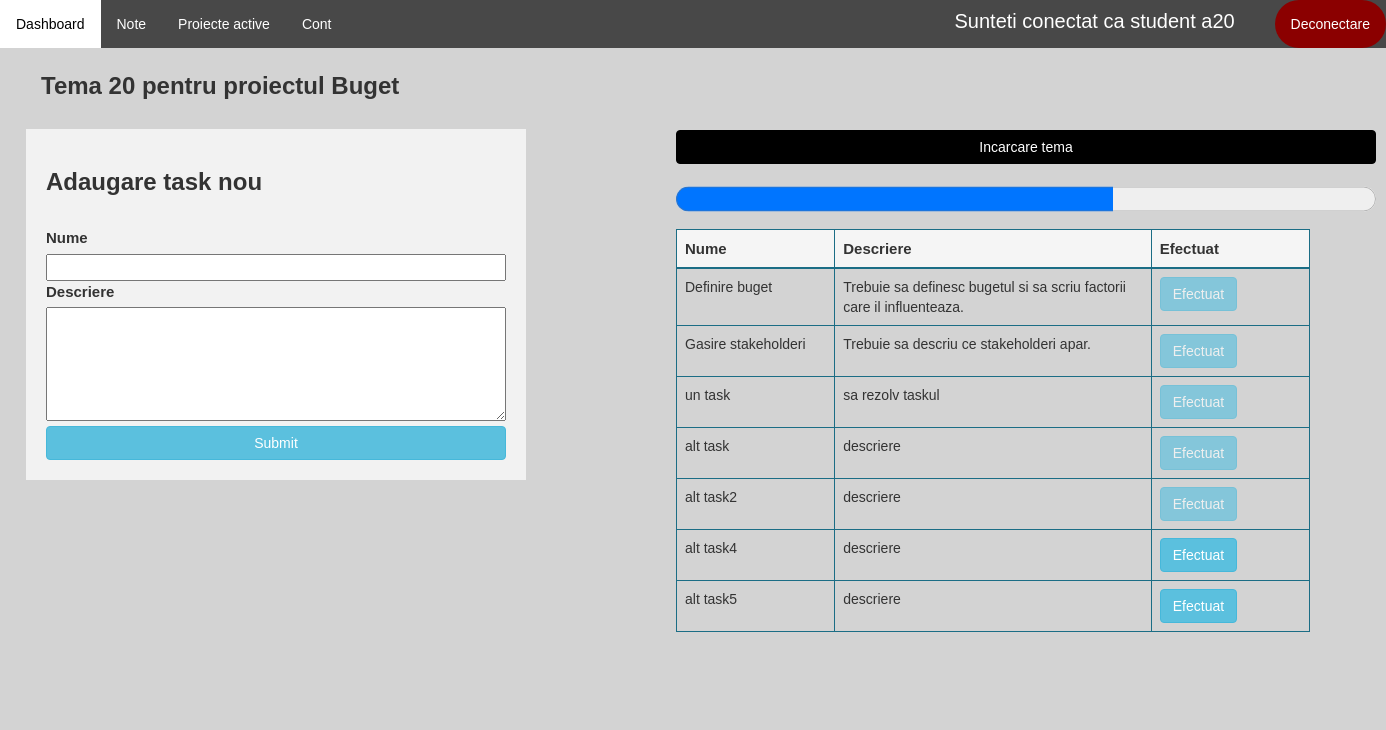
The page /disciplina-student/tema/140 (signed in) on the database as committed earlier.
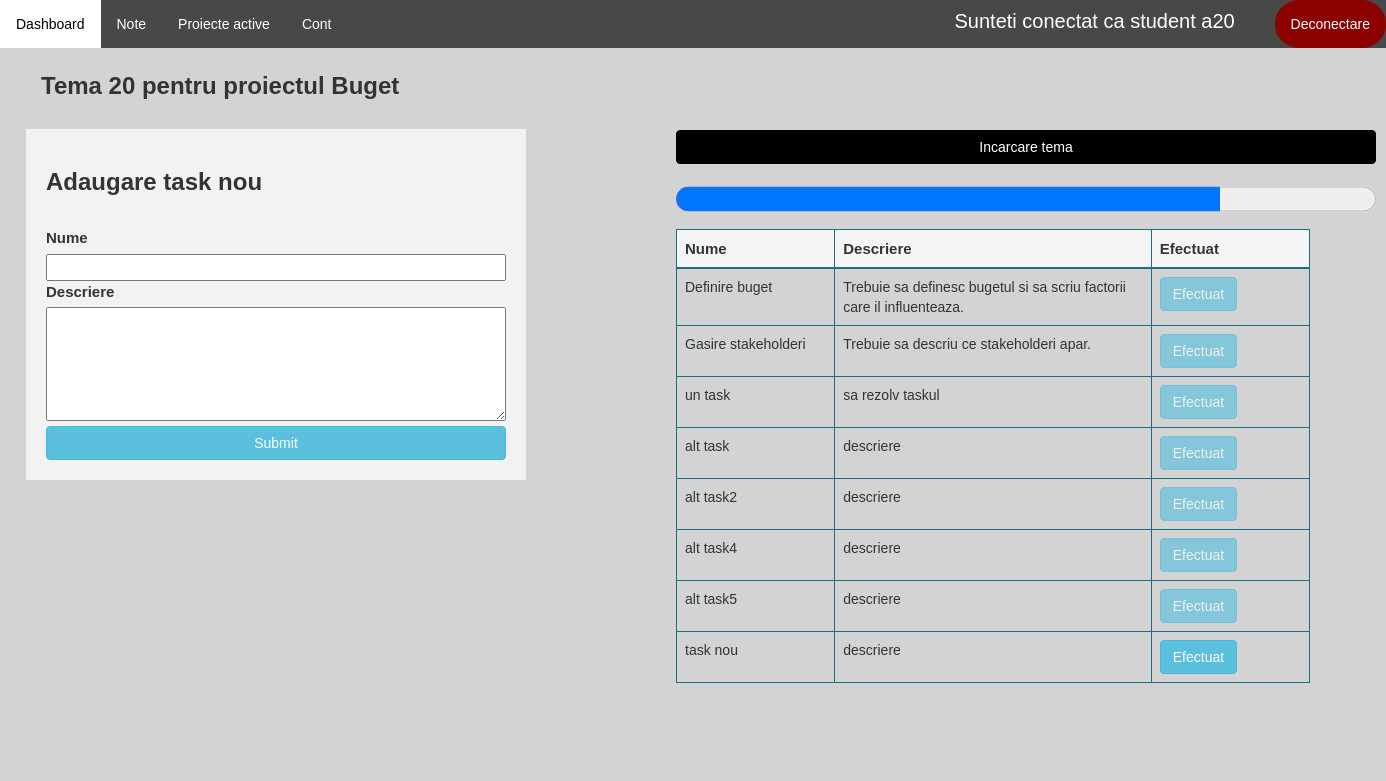
The same page on the database as committed later.
### application/models.py (models this page shows)
class Tema(models.Model):
    id = models.AutoField(primary_key=True)
    nume = models.CharField(max_length=100, unique=False)
    proiect = models.ForeignKey(Proiect, on_delete=models.CASCADE, unique=False)

class Proiect(models.Model):
    id = models.AutoField(primary_key=True)
    nume = models.CharField(max_length=100, unique=False)
    data_inregistrare = models.DateField(auto_now_add=True)
    data_finalizare = models.DateField()
    profesor = models.ForeignKey(User, on_delete=models.CASCADE)
    disciplina = models.ForeignKey(Disciplina, on_delete=models.CASCADE, null=True)
    document = models.CharField(max_length=100, null=True)
    nr_persoane = models.IntegerField(null=True)
    cale = models.CharField(max_length=100, default=None)

class Task(models.Model):
    id = models.AutoField(primary_key=True)
    nume = models.CharField(max_length=100)
    descriere = models.CharField(max_length=300)
    tema = models.ForeignKey(Tema, on_delete=models.CASCADE)
    student = models.ForeignKey(Student, on_delete=models.CASCADE, default=False)
    efectuat = models.BooleanField()

### application/decorators.py (the view)
        def wrapper_func(request, *args, **kwargs):
            user_groups = list()
            for group in request.user.groups.all():
                user_groups.append(group.name)
            if allowed_roles[0] in user_groups:
                return view_func(request, *args, **kwargs)
            else:
                return redirect('dashboard')

### application/functions.py (called while the page is built)
def get_user_info(request):
    user = request.user
    user_groups = [group.name for group in user.groups.all()]
    if 'admin' in user_groups:
        user_type = 'admin'
    elif 'studenti' in user_groups:
        user_type = 'student'
    elif 'secretariat' in user_groups:
        user_type = 'secretar'
    else:
        user_type = 'profesor'
    out = {'user': user,
           'user_groups': user_groups,
           'user_type': user_type
           }
    return out

def create_context(request=None, extract_user_info=True):
    if extract_user_info and not request:
        raise ValueError("request must be set if extract_user_info is True")
    out = {}
    if extract_user_info:
        out.update(get_user_info(request))
    return out

### application/views.py (called while the page is built, shortened)
@allowed_users(allowed_roles=['studenti'])
@login_required(login_url='login')
def temaStudent(request, pk):
    context = create_context(request)
    tema = Tema.objects.get(pk=pk)
    tasks = Task.objects.all().filter(tema=tema)
    efectuat = 0
    for task in tasks:
        if task.efectuat == True:
            efectuat +=1
    progresul = 100/(len(tasks) + 1) * efectuat
    context['tema'] = tema
    context['tasks'] = tasks
    context['progresul'] = progresul
    return render(request, 'application/student/tema.html', context)

### application/templates/application/student/tema.html (shortened to what this page needs)
{% extends 'application/dashboard.html' %}
{% load static %}
{% block article %}
    <link rel="stylesheet" href="{% static 'application/css/tema.css' %}">
        <h3><b>{{ tema.nume }} pentru proiectul {{ tema.proiect.nume }}</b></h3><br>
        <div class="row d-flex justify-content-center" style="width: auto; position: center">
                <div class="create_task" style="padding: 20px;font-size: 15px">
                <form action="" method="POST" enctype="multipart/form-data">
                    <h3><b>Adaugare task nou</b></h3><br>
                    <label for="nume">Nume</label>
                    <input type="text" name="nume" required><br>
                    <label for="descriere">Descriere</label><br>
                    <textarea name="descriere" rows="5" cols="40" required></textarea><br>
                    <input type="submit" class="btn btn-info" value="Submit">
                </form>
                </div>
                <div style="margin-top: -400px; margin-left: 600px; padding: 50px">
                    <form action="{% url 'incarcareTema' tema.id %}">
                        <input type="submit" id="incarcare-tema" class="btn btn-info" value="Incarcare tema" style="width: 700px;
                                background-color: black; border-color: black; margin-bottom: 10px">
                    </form>
                    <progress id="progress" value={{ progresul }}  max="100" style="color: white">{{ progresul }}%</progress>
                    <table class="table table-bordered" id="myTable" style="border-color: #1b6d85; width: 700px">
                        <thead style="background-color: whitesmoke; border-color: #1b6d85; font-size: 15px; width: 60px">
                        <tr  style="border-color: #1b6d85">
                            <th  style="border-color: #1b6d85; width: 25%">Nume</th>
                            <th  style="border-color: #1b6d85; width: 50%">Descriere</th>
                            <th  style="border-color: #1b6d85; width: 25%">Efectuat</th>
                        </tr>
                    </thead>
                    <tbody>
                    {% for task in tasks %}
                        <tr>
                            <td  style="border-color: #1b6d85">{{ task.nume }}</td>
                            <td  style="border-color: #1b6d85">{{ task.descriere }}</td>
                            <td  style="border-color: #1b6d85">
                                {% if task.efectuat == False %}
                                    <form action="{% url 'efectuareTask' tema.id task.id %}" method="GET">
                                        <button class="btn btn-info">Efectuat</button>
                                    </form>
                                {% else %}
                                    <button class="btn btn-info" disabled>Efectuat</button>
                                {% endif %}
                            </td>
                        </tr>
                    {% endfor %}
                    </tbody>
                </table>
            </div>
        </div>
{% endblock %}

### application/templates/application/dashboard.html (shortened to what this page needs)
{% extends 'application/main_layout_application.html' %}
{% load static %}
{% block pages %}
    {% if user_type == 'student' %}
        <li><a href="">Note</a>
        <li><a href="">Proiecte active</a>
    {% endif %}
{% endblock %}

### application/templates/application/main_layout_application.html (shortened to what this page needs)
{% extends 'main_layout.html' %}
{% load static %}
{% block header %}
    <link rel="stylesheet" href="{% static 'application/css/main_layout_application.css' %}">
        <ul class="topnav">
            <li><a href="{% url 'dashboard' %}">Dashboard</a></li>
                {% block pages %}
                {% endblock %}
            <li><a href="{% url 'account' %}">Cont</a>
            <li style="padding: 7px; color: white; font-size: 20px; margin-left: 600px">Sunteti conectat ca {{ user_type }} {{ request.user.username }}</li>
            <li class="right"><a class="logout" href="{% url 'logout' %}">Deconectare</a></li>
        </ul>
{% endblock %}

### templates/main_layout.html (shortened to what this page needs)
<!DOCTYPE html>
{% load static %}
<html lang="en">
<head>
    <link rel="stylesheet" href="{% static 'css/main_layout.css' %}">
    <link rel="stylesheet" href="{% static 'css/bootstrap_v341.min.css' %}">
</head>
<body>
    <header>
        {% block header %}
        {% endblock %}
    </header>
    <section>
        <article>
            <div class="article">
                {% block article %}
                {% endblock %}
            </div>
        </article>
    </section>
</body>
</html>

### static/css/main_layout.css (style rules this page uses)
.article { padding: 0 16px; margin: 25px; }

### application/static/application/css/main_layout_application.css (style rules this page uses)
body { font-family: Arial, Helvetica, sans-serif; }
body { margin: 0; background-color: lightgray; font-family: Arial, Helvetica, sans-serif; }
ul.topnav { list-style-type: none; margin: 0; padding: 0; overflow: hidden; background-color: #484848; }
ul.topnav li { float: left; }
ul.topnav li a { display: block; color: white; text-align: center; padding: 14px 16px; text-decoration: none; }
ul.topnav li.right { background-color: darkred; float: right; border-radius: 50px; }

### application/static/application/css/tema.css (style rules this page uses)
.create_task { background-color: #f2f2f2; width: 500px; }
.create_task input { width: 100%; clear: both; }
textarea { width: 100%; }
td, th { width: 25%; }
progress { height: 50px; width: 700px; }
#incarcare-tema { width: 700px; }

Rows that differ between the two databases and show on the page:
changed Task "alt task4": efectuat False → True (drawn)
changed Task "alt task5": efectuat False → True (drawn)
added Task: nume "task nou", descriere "descriere", efectuat "Efectuat"
Other text that changed with them:
{{ progresul }}: 62.5 → 77.77777777777777 (drawn)
